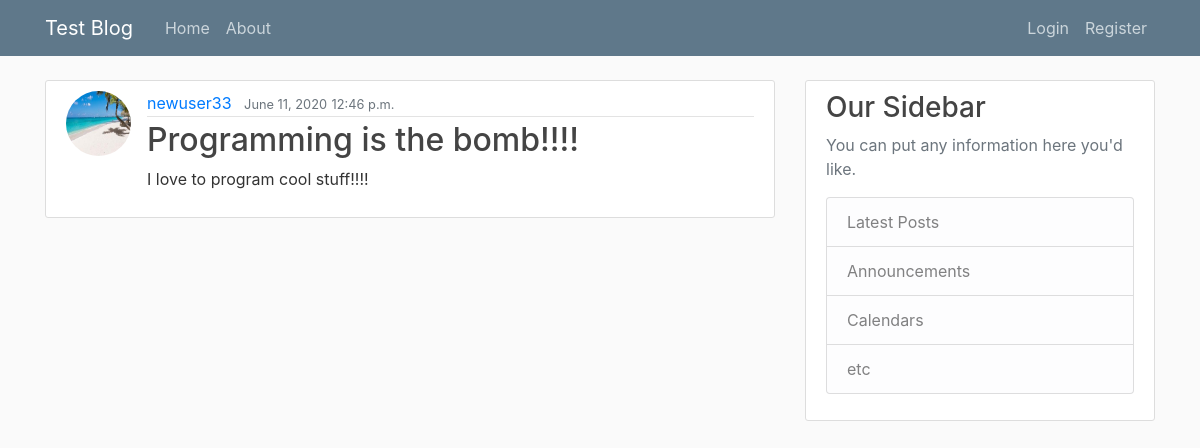
The page /post/8/ on the database its author committed.
### test_blog/models.py (models this page shows, shortened)
class BlogPost(models.Model):
    author = models.ForeignKey(User, on_delete=models.CASCADE)
    date_posted = models.DateField(default=timezone.now)
    time_posted = models.TimeField(default=timezone.now)
    title = models.CharField(max_length=100)
    content = models.TextField()

### users/models.py (models this page shows, shortened)
class Profile(models.Model):
    user = models.OneToOneField(User, on_delete=models.CASCADE)
    image = models.ImageField(default='default_user.jpg',
                              upload_to='profile_pics')

### test_blog/views.py (the view)
# urls.py: path('post/<int:pk>/', PostDetailView.as_view(), name='post-detail'),
class PostDetailView(DetailView):
    model = BlogPost
    template_name = 'post_detail.html'

### test_blog/templates/post_detail.html (shortened to what this page needs)
{% extends 'site_base.html' %}
{% block content %}
    <article class="media content-section">
        <img class="rounded-circle article-img" src="{{ object.author.profile.image.url }}" alt="User Profile Pic">
        <div class="media-body">
            <div class="article-metadata">
                <a class="mr-2" href="#">{{ object.author }}</a>
                <small class="text-muted">{{ object.date_posted }}</small>
                <small class="text-muted post_time">{{ object.time_posted }}</small>
            </div>
            <h2 class="article-title">{{ object.title }}</h2>
            <p class="article-content">{{ object.content }}</p>
        </div>
    </article>
{% endblock content %}

### test_blog/static/css/test_blog.css (style rules this page uses)
body { background: #fafafa; color: #333333; margin-top: 5rem; }
h1, h2, h3, h4, h5, h6 { color: #444444; }
.content-section { background: #ffffff; padding: 10px 20px; border: 1px solid #dddddd; border-radius: 3px; margin-bottom: 20px; }
.article-title { color: #444444; }
.article-content { white-space: pre-line; }
.article-img { height: 65px; width: 65px; margin-right: 16px; }
.article-metadata { padding-bottom: 1px; margin-bottom: 4px; border-bottom: 1px solid #e3e3e3 }

### rows shown on the page
BlogPost: author.profile.image (picture), author "newuser33", date_posted "June 11, 2020", time_posted "12:46 p.m.", title "Programming is the bomb!!!!", content "I love to program cool stuff!!!!"
